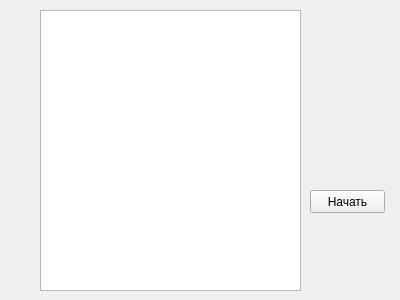
<?xml version="1.0" encoding="UTF-8"?>
<ui version="4.0">
 <class>Form</class>
 <widget class="QWidget" name="Form">
  <property name="geometry">
   <rect>
    <x>0</x>
    <y>0</y>
    <width>400</width>
    <height>300</height>
   </rect>
  </property>
  <property name="windowTitle">
   <string>Form</string>
  </property>
  <widget class="QPushButton" name="pushButton">
   <property name="geometry">
    <rect>
     <x>310</x>
     <y>190</y>
     <width>75</width>
     <height>23</height>
    </rect>
   </property>
   <property name="text">
    <string>Начать</string>
   </property>
  </widget>
  <widget class="QGraphicsView" name="graphicsView">
   <property name="geometry">
    <rect>
     <x>40</x>
     <y>10</y>
     <width>261</width>
     <height>281</height>
    </rect>
   </property>
  </widget>
  <zorder>graphicsView</zorder>
  <zorder>pushButton</zorder>
 </widget>
 <resources/>
 <connections/>
</ui>
